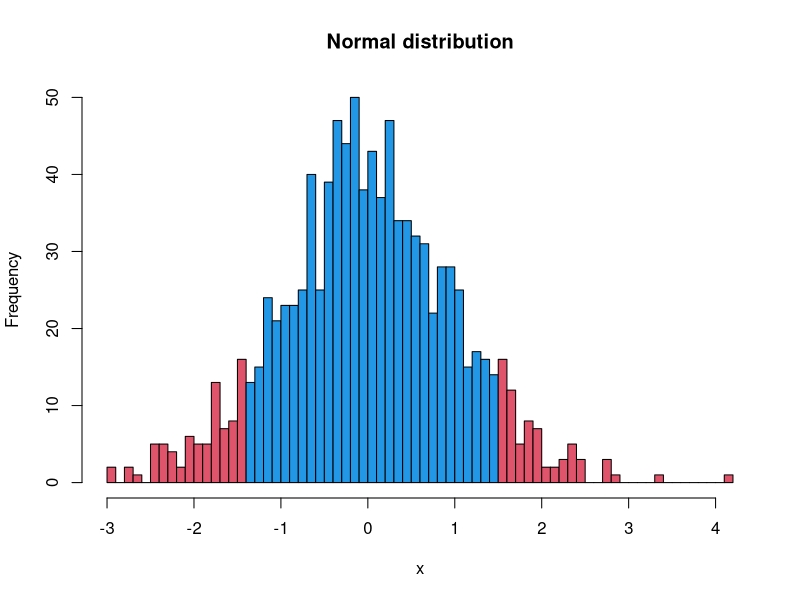
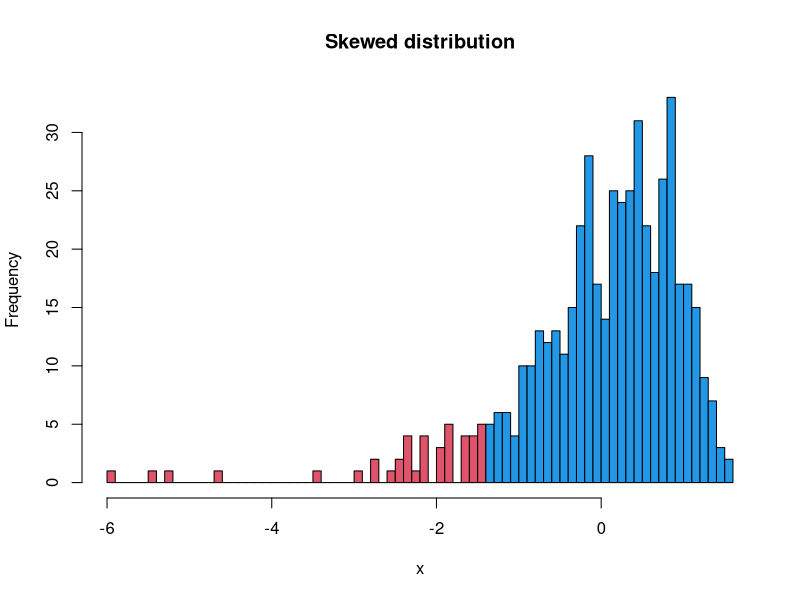
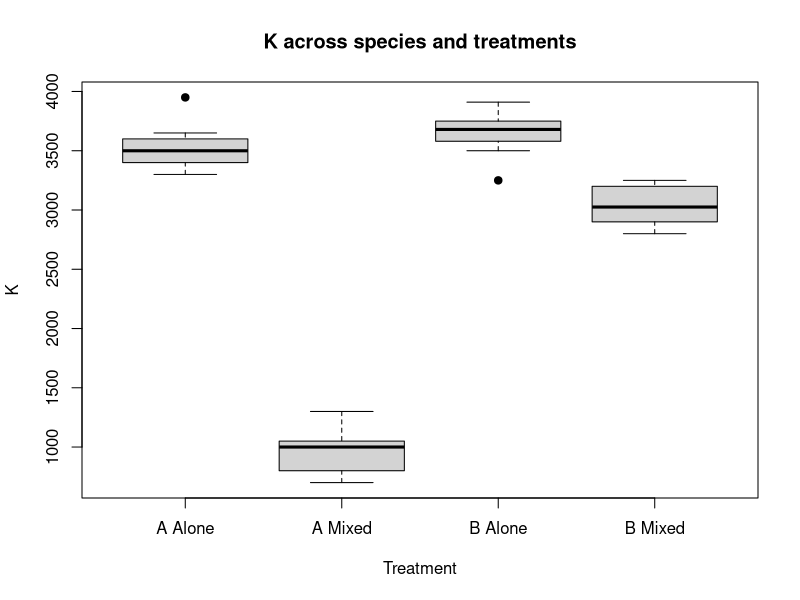
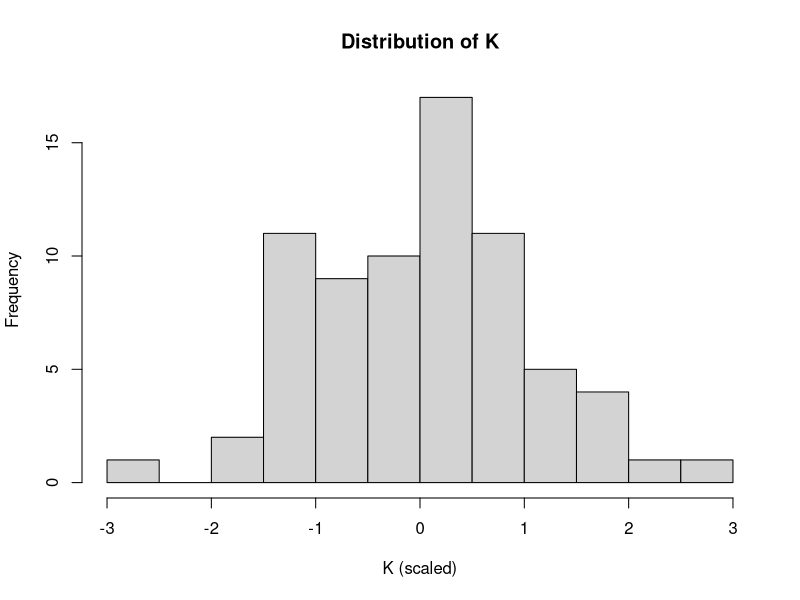

The R source for these figures, in order:
## ---- chunk 1
require(knitr)

## ---- chunk 2

## Don't worry about any of the code in this chunk
## Just look at the graph that it creates (below)

# Simulate normal and skewed distributions
norm_data <- scale(rnorm(1000))
h_norm <- hist(norm_data, breaks = 100, plot = FALSE)

# Plot the two distributions
plot(h_norm, col = ifelse(abs(h_norm$breaks) < 1.5, 4, 2), 
     main = "Normal distribution",
     xlab = "x")

## ---- chunk 3

## Don't worry about any of the code in this chunk
## Just look at the graph that it creates (below)

# Simulate normal and skewed distributions
norm_skew <- scale(log(rnorm(1000)))
h_skew <- hist(norm_skew, breaks = 100, plot = FALSE)

# Plot the two distributions
plot(h_skew, col = ifelse(abs(h_skew$breaks) < 1.5, 4, 2), 
     main = "Skewed distribution",
     xlab = "x")

## ---- chunk 4
# Read .csv file containing protist K data into R
Protist_K_Data <- read.csv("Protist_K_Data.csv")

# Let's look at how this data sheet is formatted
print(Protist_K_Data)

## ---- chunk 5

## Don't worry about any of the code in this chunk
## Just look at the graph that it creates (below)

# Reformat datasheet for plotting
Plotting_Data <- rbind( data.frame(Species = "A",
                                   Mixed = "Alone",
                                   K = Protist_K_Data$A_alone_K),
                        data.frame(Species = "B",
                                   Mixed = "Alone",
                                   K = Protist_K_Data$B_alone_K),
                        data.frame(Species = "A",
                                   Mixed = "Mixed",
                                   K = Protist_K_Data$A_mixed_K),
                        data.frame(Species = "B",
                                   Mixed = "Mixed",
                                   K = Protist_K_Data$B_mixed_K))

# Create a variable combining species and treatment
Plotting_Data$Group <- as.factor(paste(Plotting_Data$Species,
                                       Plotting_Data$Mixed,
                                       sep = " "))

# Plot K values across all four treatment groups
plot(Plotting_Data$K ~ Plotting_Data$Group, main = "K across species and treatments",
     xlab = "Treatment", ylab = "K", pch = 19)

## ---- chunk 6

# Scale K data
K_scaled <- rbind( scale( Protist_K_Data$A_alone_K),
       scale( Protist_K_Data$B_alone_K),
       scale(Protist_K_Data$A_mixed_K),
       scale(Protist_K_Data$B_mixed_K))

#Plot scaled K as a histogram
hist(K_scaled,
     main = "Distribution of K",
     xlab = "K (scaled)")

## ---- chunk 7

# Two sided t-test: species A vs B cultured alone
A_vs_B_alone <- t.test(x = Protist_K_Data$A_alone_K,
                       y = Protist_K_Data$B_alone_K,
                       alternative = "two.sided",
                       mu = 0, paired = FALSE, var.equal = FALSE,
                       conf.level = 0.95)

# Print results
A_vs_B_alone

## ---- chunk 8

# Two sided t-test: species A alone vs. mixed
Mixed_vs_Alone_A <- t.test(x = Protist_K_Data$A_alone_K,
                       y = Protist_K_Data$A_mixed_K,
                       alternative = "two.sided",
                       mu = 0, paired = FALSE, var.equal = FALSE,
                       conf.level = 0.95)

# Print results
Mixed_vs_Alone_A

## ---- chunk 9

# Two sided t-test: species B alone vs. mixed
Mixed_vs_Alone_B <- t.test(x = Protist_K_Data$B_alone_K,
                       y = Protist_K_Data$B_mixed_K,
                       alternative = "two.sided",
                       mu = 0, paired = FALSE, var.equal = FALSE,
                       conf.level = 0.95)

# Print results
Mixed_vs_Alone_B


## ---- chunk 10

# Two sided t-test: species A alone vs. mixed
A_vs_B_mixed <- t.test(x = Protist_K_Data$A_mixed_K,
                       y = Protist_K_Data$B_mixed_K,
                       alternative = "two.sided",
                       mu = 0, paired = FALSE, var.equal = FALSE,
                       conf.level = 0.95)

# Print results
A_vs_B_mixed


# Fold-change difference: t of A and B mixed / t of A and B alone
t_foldchange <- A_vs_B_mixed$statistic / A_vs_B_alone$statistic

# Print t_foldchange
t_foldchange

